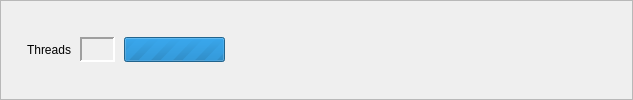
        <widget class="QFrame" name="threadFrame">
         <property name="sizePolicy">
          <sizepolicy hsizetype="MinimumExpanding" vsizetype="Minimum">
           <horstretch>1</horstretch>
           <verstretch>0</verstretch>
          </sizepolicy>
         </property>
         <property name="minimumSize">
          <size>
           <width>633</width>
           <height>41</height>
          </size>
         </property>
         <property name="frameShape">
          <enum>QFrame::StyledPanel</enum>
         </property>
         <property name="frameShadow">
          <enum>QFrame::Raised</enum>
         </property>
         <property name="lineWidth">
          <number>1</number>
         </property>
         <layout class="QHBoxLayout" name="threadFrameHor">
          <property name="spacing">
           <number>9</number>
          </property>
          <property name="leftMargin">
           <number>9</number>
          </property>
          <property name="rightMargin">
           <number>9</number>
          </property>
          <item>
           <widget class="QLabel" name="csvThreadLbl2">
            <property name="enabled">
             <bool>true</bool>
            </property>
            <property name="sizePolicy">
             <sizepolicy hsizetype="Minimum" vsizetype="Fixed">
              <horstretch>0</horstretch>
              <verstretch>0</verstretch>
             </sizepolicy>
            </property>
            <property name="minimumSize">
             <size>
              <width>61</width>
              <height>25</height>
             </size>
            </property>
            <property name="font">
             <font>
              <weight>50</weight>
              <bold>false</bold>
             </font>
            </property>
            <property name="toolTip">
             <string notr="true"/>
            </property>
            <property name="statusTip">
             <string notr="true"/>
            </property>
            <property name="whatsThis">
             <string notr="true"/>
            </property>
            <property name="accessibleName">
             <string notr="true"/>
            </property>
            <property name="accessibleDescription">
             <string notr="true"/>
            </property>
            <property name="frameShape">
             <enum>QFrame::NoFrame</enum>
            </property>
            <property name="text">
             <string>Threads</string>
            </property>
            <property name="alignment">
             <set>Qt::AlignRight|Qt::AlignTrailing|Qt::AlignVCenter</set>
            </property>
           </widget>
          </item>
          <item>
           <widget class="QLabel" name="csvThreadLbl1">
            <property name="enabled">
             <bool>true</bool>
            </property>
            <property name="sizePolicy">
             <sizepolicy hsizetype="Fixed" vsizetype="Fixed">
              <horstretch>0</horstretch>
              <verstretch>0</verstretch>
             </sizepolicy>
            </property>
            <property name="minimumSize">
             <size>
              <width>35</width>
              <height>25</height>
             </size>
            </property>
            <property name="font">
             <font>
              <weight>50</weight>
              <bold>false</bold>
             </font>
            </property>
            <property name="toolTip">
             <string notr="true"/>
            </property>
            <property name="statusTip">
             <string notr="true"/>
            </property>
            <property name="whatsThis">
             <string notr="true"/>
            </property>
            <property name="accessibleName">
             <string notr="true"/>
            </property>
            <property name="accessibleDescription">
             <string notr="true"/>
            </property>
            <property name="frameShape">
             <enum>QFrame::Panel</enum>
            </property>
            <property name="frameShadow">
             <enum>QFrame::Sunken</enum>
            </property>
            <property name="lineWidth">
             <number>2</number>
            </property>
            <property name="text">
             <string notr="true"/>
            </property>
            <property name="alignment">
             <set>Qt::AlignCenter</set>
            </property>
           </widget>
          </item>
          <item>
           <widget class="QProgressBar" name="csvProgressBar">
            <property name="enabled">
             <bool>true</bool>
            </property>
            <property name="sizePolicy">
             <sizepolicy hsizetype="Preferred" vsizetype="Fixed">
              <horstretch>0</horstretch>
              <verstretch>0</verstretch>
             </sizepolicy>
            </property>
            <property name="minimumSize">
             <size>
              <width>101</width>
              <height>25</height>
             </size>
            </property>
            <property name="toolTip">
             <string notr="true"/>
            </property>
            <property name="statusTip">
             <string notr="true"/>
            </property>
            <property name="whatsThis">
             <string notr="true"/>
            </property>
            <property name="accessibleName">
             <string notr="true"/>
            </property>
            <property name="accessibleDescription">
             <string notr="true"/>
            </property>
            <property name="maximum">
             <number>0</number>
            </property>
            <property name="value">
             <number>0</number>
            </property>
            <property name="alignment">
             <set>Qt::AlignCenter</set>
            </property>
            <property name="textVisible">
             <bool>false</bool>
            </property>
            <property name="invertedAppearance">
             <bool>false</bool>
            </property>
            <property name="format">
             <string notr="true">%p%</string>
            </property>
           </widget>
          </item>
          <item>
           <spacer name="horizontalSpacer2">
            <property name="orientation">
             <enum>Qt::Horizontal</enum>
            </property>
            <property name="sizeType">
             <enum>QSizePolicy::Expanding</enum>
            </property>
            <property name="sizeHint" stdset="0">
             <size>
              <width>131</width>
              <height>20</height>
             </size>
            </property>
           </spacer>
          </item>
         </layout>
        </widget>
